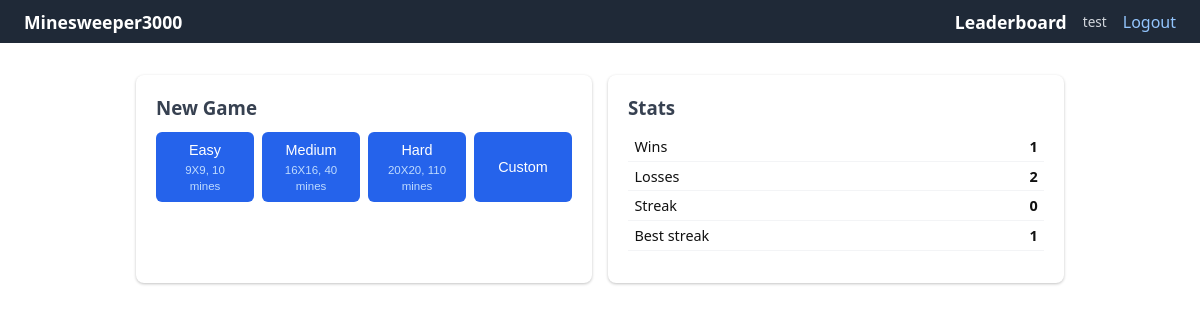
The page / (signed in) on the database as committed earlier.
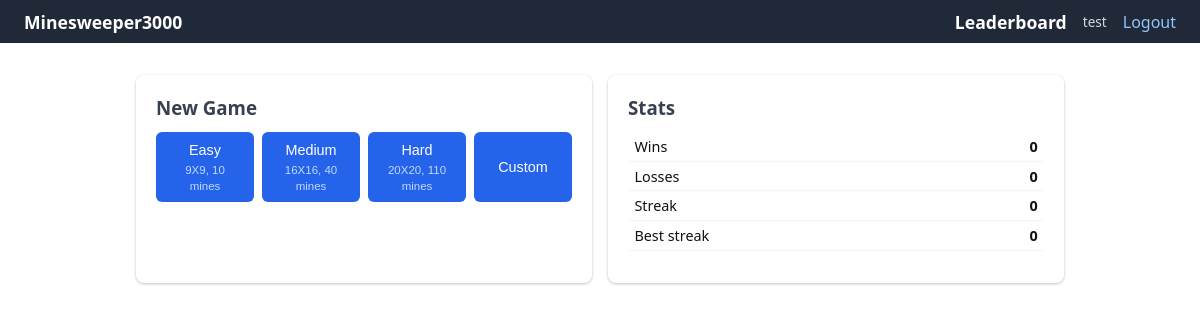
The same page on the database as committed later.
### models.py (models this page shows)
class UserStats(SQLModel, table=True):
    id: int = Field(default=None, primary_key=True)
    user_id: int = Field(foreign_key="user.id", unique=True)
    games_won: int = Field(default=0)
    games_lost: int = Field(default=0)
    current_streak: int = Field(default=0)
    best_streak: int = Field(default=0)

### main.py (the view)
@app.get("/", response_class=HTMLResponse)
async def home(request: Request, user: User = Depends(get_active_user), session: Session = Depends(get_session)):
    if not user:
        return RedirectResponse("/login")
    stats  = session.exec(select(UserStats).where(UserStats.user_id == user.id)).first()
    template = "home_partial.html" if request.headers.get("HX-Request") else "home.html"
    return templates.TemplateResponse(request, template, {
         "user": user, "stats": stats, "difficulties": G.difficulties})

### templates/home.html (shortened to what this page needs)
{% extends "index.html" %}
{% block content %}
<div class="home-grid">
    <section class="card">
        <h3>New Game</h3>
        <form hx-post="/game/new" hx-target="#main" hx-swap="innerHTML">
            <div class="diff-buttons">
                {% for name, d in difficulties.items() %}
                <button type="submit" name="difficulty" value="{{ name }}" class="{% if 'Mobile' in name %}mobile{% elif 'easy' in name %}mobile,desktop{% else %}desktop{% endif %}">
                    {{ name|capitalize }}
                    <small>{{ d.rows }}X{{ d.cols }}, {{ d.mines }} mines</small>
                </button>
                {% endfor %}
                <button type="button"
                    onclick="document.getElementById('custom-fields').classList.toggle('hidden')">
                    Custom
                </button>
            </div>
        </form>
    </section>
    <section class="card">
        <h3>Stats</h3>
        <table class="info-table">
            <tr><td>Wins</td> <td>{{ stats.games_won }}</td></tr>
            <tr><td>Losses</td> <td>{{ stats.games_lost }}</td></tr>
            <tr><td>Streak</td> <td>{{ stats.current_streak }}</td></tr>
            <tr><td>Best streak</td> <td>{{ stats.best_streak }}</td></tr>
        </table>
    </section>
</div>
{% endblock %}

Rows that differ between the two databases and show on the page:
changed UserStats: games_won "1" → "0"; games_lost "2" → "0"; best_streak "1" → "0"
